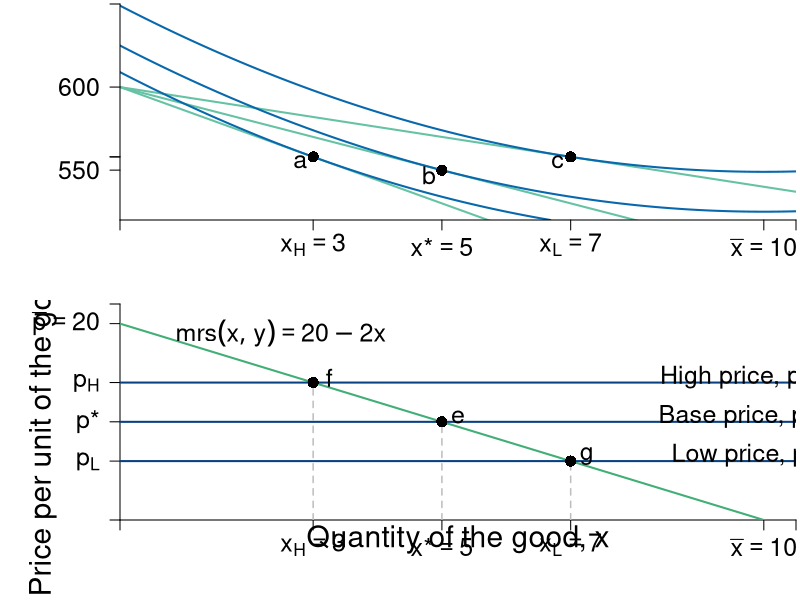

This figure's R source:
require(shape)
pdf(file = "indmarketdemand/mrs_price_qql_indiff.pdf", width = 9, height = 14)

#Set parameters for graphics
axislabelsize <- 1.8
labelsize <- 1.5
namesize <- 1.8
annotatesize <- 1.5
graphlinewidth <- 2
segmentlinewidth <- 1.5

COL <- c("#7fc97f", "#beaed4", "#fdc086", "#ffff99", "#386cb0", "#f0027f", "#bf5b17", "#666666")
COLA <- c("#e0f3db", "#99d8c9","#66c2a4","#41ae76", "#238b45", "#005824")
COLB <- c("#4eb3d3", "#2b8cbe", "#0868ac","#084081")

#Edited the margins to cater for the larger LHS labels
par(mar =  c(4, 6, 0.2, 0.2), mfrow = c(2,1))



# demandcd ----------------------------------------------------------------


#uA <- function(x, y, alpha = 0.5) {
  #x^(alpha)*y^(1 - alpha)
#}


uA <- function(x, y) {
  y + 20*x - x^2
}


bcA <- function(x, w = 20, p = 2) {
  w - p*x
}


xlims <- c(0, 10.5)
ylims <- c(520, 650)

npts <- 501 
x <- seq(xlims[1], xlims[2], length.out = npts)
y <- seq(ylims[1], ylims[2], length.out = npts) 
a <- c(uA(x = 3, y = 600 - 3*14), uA(x = 5, y = 600 - 5*10), uA(x = 7, y = 600 - 7*6))

plot(0, 0, xlim = xlims, ylim = ylims, type = "n",
     xlab = expression(paste("")),
     ylab = expression(paste("")), 
     xaxt = "n", 
     yaxt = "n", 
     cex.lab = axislabelsize, 
     bty = "n",
     xaxs = "i", 
     yaxs = "i")

#a <- c(uA(x = 3, y = 600 - 3*14), uA(x = 5, y = 600 - 5*10), uA(x = 7, y = 600 - 7*6))

ticksy <- c(0, 600 - 3*14, 600 - 5*10, 600 - 7*6, 600, ylims[2])
ylabels <- c(NA, 600 - 3*14, 600 - 5*10, 600 - 7*6, 600, NA)
ticksx <- c(0, 3, 5, 7, 10, xlims[2])
xlabels <- c(NA, expression(paste(x[H] == 3)), expression(paste(x,"*" == 5)), expression(paste(x[L] == 7)), expression(paste(bar(x) == 10)), NA)


npts <- 500 
xx1 <- seq(xlims[1], xlims[2], length.out = npts)

lines(xx1, bcA(xx1, w = 600, p = 6), col = COLA[3], lwd = graphlinewidth)
lines(xx1, bcA(xx1, w = 600, p = 10), col = COLA[3], lwd = graphlinewidth)
lines(xx1, bcA(xx1, w = 600, p = 14), col = COLA[3], lwd = graphlinewidth)
#lines(xx1, indiffA1(xx1, uA = 20, rmax = 2.5, xmax = 10), col = COLB[4], lwd = graphlinewidth)


#Label Axes
#mtext(expression(paste("Kilograms of coffee, ", x)), side=1, line = 2.5, cex = axislabelsize)

#text(0.5*xlims[2], -2, expression(paste("Kilograms of coffee, ", x)), xpd = TRUE, cex = axislabelsize) 
text(-15, 0.5*ylims[2], expression(paste("Money left over, ", y)), xpd = TRUE, cex = axislabelsize, srt = 90) 

#segments(0, 6, 6, 6, lty = 2, col = "gray" , lwd = segmentlinewidth, xpd = TRUE)
#segments(2, -10, 2, 6, lty = 2, col = "gray" , lwd = segmentlinewidth, xpd = TRUE)
#segments(4, -10, 4, 6, lty = 2, col = "gray" , lwd = segmentlinewidth, xpd = TRUE)
#segments(6, -10, 6, 6, lty = 2, col = "gray" , lwd = segmentlinewidth, xpd = TRUE)

#Label the budget curve functions for the HG, Aisha
#text(3.5, 0.5, expression(bc[1]), cex = annotatesize)
#text(7.2, 0.5, expression(bc[2]), cex = annotatesize)
#text(11.1, 0.5, expression(bc[3]), cex = annotatesize)




#Label the iso-welfare functions for the HG, Aisha
text(105, 40, expression(u[1]), cex = annotatesize)
text(105, 110, expression(u[2]), cex = annotatesize)
text(105, 160, expression(u[3]), cex = annotatesize)
#text(6.6, 8.3, expression(u[4]^A))

contour(x, y, 
        outer(x, y, uA),
        drawlabels = FALSE,
        col = COLB[3],
        lwd = graphlinewidth,
        levels = a, 
        xaxs = "i", 
        yaxs = "i", 
        add = TRUE)

#abline(h=6, col=COL[3], lwd=graphlinewidth)


points(x = 3, y = 600 - 3*14, pch = 16, col = "black", cex = 1.5)
text(x = 3 - 0.2, y = 600 - 3*14 - 3, expression(a), cex = annotatesize)
points(x = 5, y = 600 - 5*10, pch = 16, col = "black", cex = 1.5)
text(x = 5 - 0.2, y = 600 - 5*10 - 3, expression(b), cex = annotatesize)
points(x = 7, y = 600 - 7*6, pch = 16, col = "black", cex = 1.5)
text(x = 7 - 0.2, y = 600 - 7*6 - 3, expression(c), cex = annotatesize)

#Arrows(8.5, 6, 6.5, 6, col = "black", lty = 1, lwd = 2, arr.type = "triangle", arr.lwd = 0.5)
#text(9.7, 6.3, expression(paste("Price-offer curve")), cex = annotatesize)

axis(1, at = ticksx, pos = ylims[1], labels = xlabels, cex.axis = labelsize)
axis(2, at = ticksy, pos = 0, labels = ylabels, las = 1, cex.axis = labelsize)

#------


mrsA <- function(x, rmax = 10, xmax = 20) {
  rmax - (rmax/xmax)*x
}

# uA <- function(x, y, rmax, rmax = 10, xmas = 20) {
#   y + rmax*x - (1/2)(rmax/xmax)*x^2
# }

xlims <- c(0, 10.5)
ylims <- c(0, 22)

npts <- 501 
x <- seq(xlims[1], xlims[2], length.out = npts)
y <- seq(ylims[1], ylims[2], length.out = npts) 

plot(0, 0, xlim = xlims, ylim = ylims, type = "n",
     xlab = expression(paste("")),
     ylab = expression(paste("")), 
     xaxt = "n", 
     yaxt = "n", 
     cex.lab = axislabelsize, 
     bty = "n",
     xaxs="i", 
     yaxs="i")

# ticksy <- seq(from = 0, to = ylims[2], by = 2)
# ylabels <- seq(from = 0, to = ylims[2], by = 2)
# ticksx <- seq(from = 0, to = xlims[2], by = 2)
# xlabels <- seq(from = 0, to = xlims[2], by = 2)
ticksy <- c(0, 6, 10, 14, 20, ylims[2])
ylabels <- c(NA, expression(paste(p[L])), expression(paste(p,"*")), expression(paste(p[H])), expression(paste(bar(p) == 20)), NA)
ticksx <- c(0, 3, 5, 7, 10, xlims[2])
xlabels <- c(NA, expression(paste(x[H] == 3)), expression(paste(x,"*" == 5)), expression(paste(x[L] == 7)), expression(paste(bar(x) == 10)), NA)

axis(1, at = ticksx, pos = 0, labels = xlabels, cex.axis = labelsize)
axis(2, at = ticksy, pos = 0, labels = ylabels, las = 1, cex.axis = labelsize)

npts <- 500 
xx1 <- seq(xlims[1], xlims[2], length.out = npts)

#xpoly <- c(0, 10, 0)
#ypoly <- c(5, 5, 10)
#polygon(x = xpoly, y = ypoly, col = COL[4], density=NULL, border = NA)

lines(xx1, mrsA(xx1, rmax = 20, xmax = 10), col = COLA[4], lwd = graphlinewidth)
#lines(xx1, brfB(xx1, alpha = 16, beta = 1/24), col = COLB[4], lwd = graphlinewidth)




#mtext(expression(paste("Quantity of the good, ", x)), side=1, line = 2.5, cex = axislabelsize)
text(0.5*xlims[2], -2, expression(paste("Quantity of the good, ", x)), xpd = TRUE, cex = axislabelsize) 
text(-1.2, 0.5*ylims[2], expression(paste("Price per unit of the good, ", p)), xpd = TRUE, cex = axislabelsize, srt = 90) 


segments(0, 10, xlims[2], 10, lty = 1, col = COLB[4] , lwd = graphlinewidth)
segments(5, 0, 5, 10, lty = 2, col = "gray" , lwd = segmentlinewidth)
text(10, 10.6, expression(paste("Base price, ", p,"*" == 10)), cex = labelsize)
points(5, 10, pch = 16, col = "black", cex = 1.5)
text(5.25, 10.5, expression(e), cex = annotatesize)

segments(0, 14, xlims[2], 14, lty = 1, col = COLB[4] , lwd = graphlinewidth)
segments(3, 0, 3, 14, lty = 2, col = "gray" , lwd = segmentlinewidth)
text(10, 14.6, expression(paste("High price, ", p[H] == 14)), cex = labelsize)
points(3, 14, pch = 16, col = "black", cex = 1.5)
text(3.25, 14.5, expression(f), cex = annotatesize)


segments(0, 6, xlims[2], 6, lty = 1, col = COLB[4] , lwd = graphlinewidth)
segments(7, 0, 7, 6, lty = 2, col = "gray" , lwd = segmentlinewidth)
text(10, 6.6, expression(paste("Low price, ", p[L] == 6)), cex = labelsize)
points(7, 6, pch = 16, col = "black", cex = 1.5)
text(7.25, 6.5, expression(g), cex = annotatesize)


#text(7.3, 2.5, expression("Curve"))
#Arrows(7.3, 3.5, 7.3, 6.1, col = "black", lty = 1, lwd = 2, arr.type = "triangle", arr.lwd = 0.5)

#Label the iso-welfare functions for the HG, Aisha
# text(3.8, 1.5, expression(u[1]^A))
# text(4.6, 1.5, expression(u[2]^A))
# text(5.5, 1.5, expression(u[3]^A))
#text(6.6, 8.3, expression(u[4]^A))


#Label the indifference curves for the HG, Betty
# text(7.6, 17, expression(u[1]^B))
# text(6.75, 17, expression(u[2]^B))
# text(6, 17, expression(u[3]^B))
#text(3.4, 6.9, expression(v[4]^B))

#Label mrs function
text(2.5, 19, expression(paste(mrs(x,y) == 20 - 2*x)), cex = labelsize)
#Arrows(10, 7.5, 10, 5, col = "black", lty = 1, lwd = 2, arr.type = "triangle", arr.lwd = 0.5)

#Label satiation
#text(20, 3.5, expression(paste(bar(x) == "Point")))
#text(20, 3, expression(paste("of Satiation")))
#Arrows(20, 2.5, 20, 0.5, col = "black", lty = 1, lwd = 2, arr.type = "triangle", arr.lwd = 0.5)

#Label highest willingness to pay
#text(5, 10, expression("Consumer Surplus"))
#text(5, 9, expression(paste(CS==frac(1, 2)*bgroup("(",bar(r) - p,")")*x)))
#Arrows(5, 8.5, 5, 6, col = "black", lty = 1, lwd = 2, arr.type = "triangle", arr.lwd = 0.5)

dev.off()
